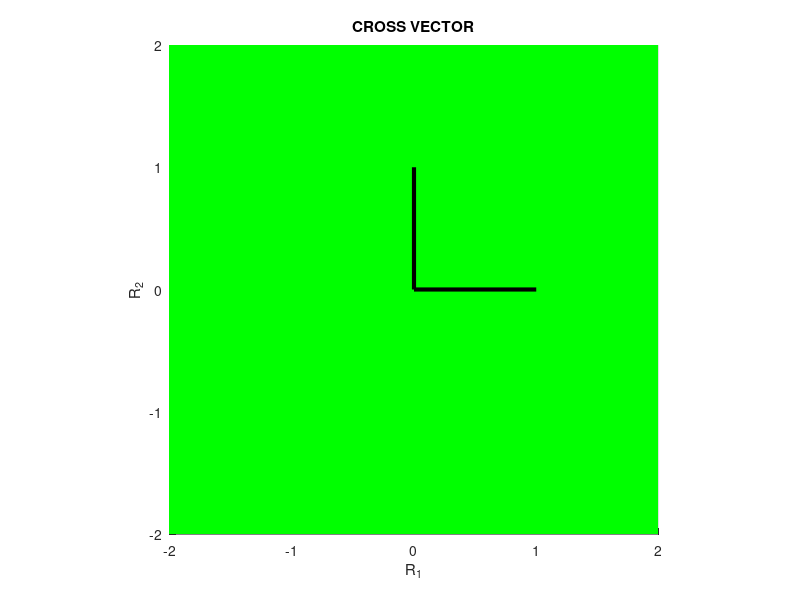

MATLAB code for this plot:
%%
%     COURSE: Linear algebra: theory and implementation
%     SECTION: Vectors
%     THEME: Vector cross product
%    STUDENT: Pascal Jeanty
%
%%


% Create vectors
v1 = [ 1 0 0];
v2 = [0 1 0];

% MATLAB's cross production function
v3a = cross(v2, v1);

% "manual" method
v3b = [ v1(2)*v2(3) - v1(3)*v2(2)  ;
        v1(3)*v2(1) - v1(1)*v2(3)  ;
        v1(1)*v2(2) - v1(2)*v2(1) ];
        
%%% Draw the vectors and the plane they span
figure(5), clf, hold on
h = ezmesh( @(s,t)v1(1)*s+v2(1)*t, @(s,t)v1(2)*s+v2(2)*t,
            @(s,t)v1(3)*s+v2(3)*t, [-1 1 -1 1]*2);
set(h, 'facecolor', 'g', 'cdata', ones(50), 'EdgeColor', 'none')

% individual vectors
plot3([0 v1(1)], [0 v1(2)], [0, v1(3)], 'k', 'linew', 3) 
plot3([0 v2(1)], [0 v2(2)], [0, v2(3)], 'k', 'linew', 3) 
plot3([0 v3a(1)], [0 v3a(2)], [0, v3a(3)], 'r--', 'linew', 3) 

% make the plot look a bit nicer
xlabel('R_1'), ylabel('R_2'), zlabel('R_3')
axis square
grid on, rotate3d on, hold on
title('CROSS VECTOR')